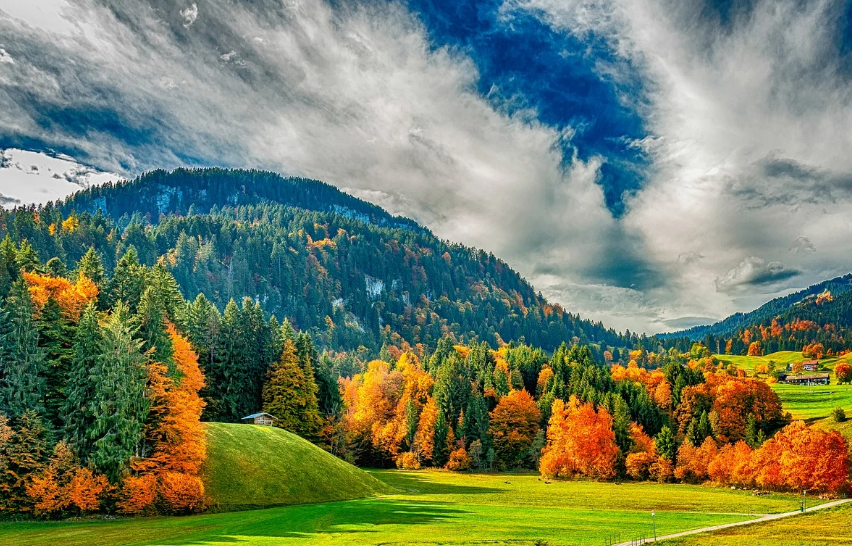
#> input picture 1- Image-Processing/Week2/images/manzara.jpg, 852 x 546 px
$ python main.py
#> lines starting #> are read from the running program, lines starting #| are printed output that depends on the picture
import cv2
import numpy as np

img_path = "./images/manzara.jpg"

img = cv2.imread(img_path)
#> img is the input picture: shape (546, 852, 3); mean B, G, R 100.1, 127.8, 115.6
print(img.shape)
#| (546, 852, 3)

print("Minimum : " ,np.min(img))
#| Minimum :  0
print("maximum : " ,np.max(img))
#| maximum :  255
print("R değeri " ,img[0,0,2])  # 2 olan R değeri   satır x sutun x RGB degeri
#| R değeri  214
print("G değeri " ,img[0,0,1])  # 1 olan G değeri
#| G değeri  214
print("B değeri " ,img[0,0,0])  # 0 olan B degeri
#| B değeri  214

baslangic_satiri = 400
bitis_satiri = 430

baslangic_sutunu =200
bitis_sutunu = 320

img_kesilen = img[baslangic_satiri:bitis_satiri,baslangic_sutunu:bitis_sutunu]
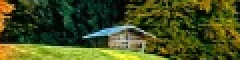
#> img_kesilen: shape (30, 120, 3) (shown 2 times larger); mean B, G, R 32.1, 79.2, 69.8

#cv2.imshow("kesilen resim",img_kesilen)
#cv2.waitKey(0)
#cv2.destroyAllWindows()

img_kesilen_R = img_kesilen[:,:,2]
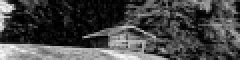
#> img_kesilen_R: shape (30, 120) (shown 2 times larger); min 0, max 251, mean 69.8
img_kesilen_G = img_kesilen[:,:,1]
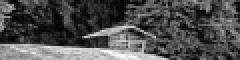
#> img_kesilen_G: shape (30, 120) (shown 2 times larger); min 0, max 254, mean 79.2
img_kesilen_B = img_kesilen[:,:,0]
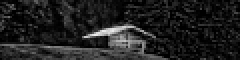
#> img_kesilen_B: shape (30, 120) (shown 2 times larger); min 0, max 238, mean 32.1

#cv2.imshow("kesilen resim",img_kesilen_R)
#cv2.waitKey(0)
#cv2.destroyAllWindows()

img_grayscale = cv2.imread(img_path,0)
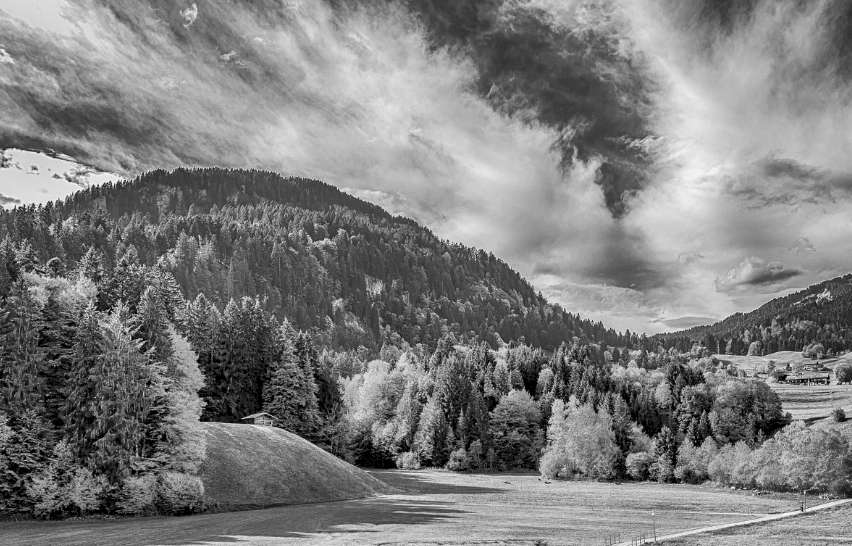
#> img_grayscale: shape (546, 852); min 0, max 251, mean 125.7

#cv2.imshow("Siyah Beyaz",img_grayscale)
#cv2.waitKey(0)
#cv2.destroyAllWindows()
print(img_grayscale.shape)
#| (546, 852)
print(img_grayscale[0,0])
#| 214
